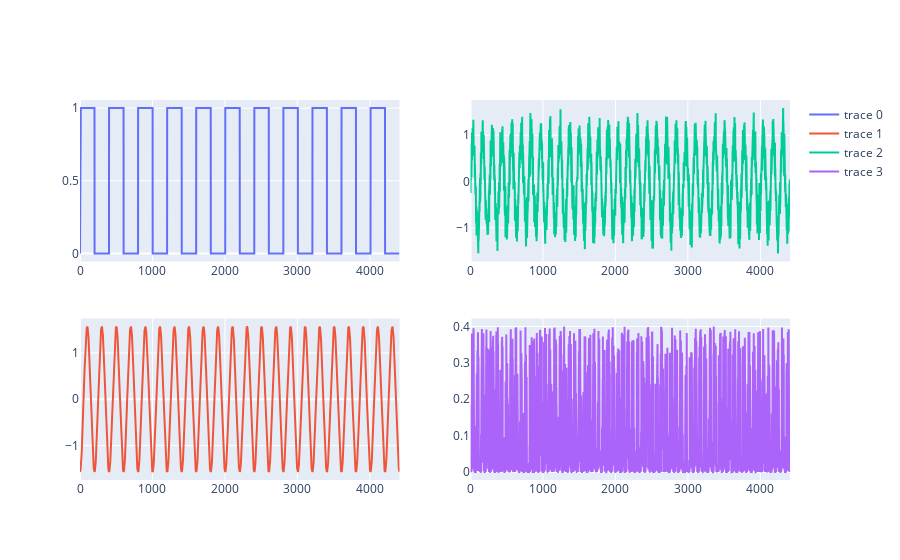

Notebook source saved alongside this figure:
### Markdown cell above
We can see that the `sin` activation has, among its second dimension, the different partials of its sine wave. Let's apply a weird partial wise transformation using the `tb.Lambda` callback, that allows use to use an arbitrary function to a specific activation :

### Code cell
def waveshape(x):
    # square wave
    x[..., 0, :] = (x[..., 0, :] > 0).float()
    # differentiate
    x[..., 1, :] = (x[..., 1, :] - x[..., 1, :].roll(-1, -1)) / 2 * 100
    # add noise
    x[..., 2, :] = x[..., 2, :] + 0.2 * torch.randn_like(x[..., 2, :])
    # ???
    x[..., 3, :] = x[..., 2, :].pow(8) % 0.4
    return x

bended.bend(tb.Lambda(waveshape), "sin")
out = bended.get_activations(r"mul$", r"sin", r"mul_3", r"sum_1", t=t)
# Plotting sin activation
fig = make_subplots(rows=2, cols=2)
for i in range(4): 
    y = fig.add_trace(go.Scatter(y=out['sin'][0, i, :int(0.1 * fs)].numpy()), row=int(i%2)+1, col=int(i//2)+1)
fig.show();

### Figure 1 — Plotly figure (JSON) as saved in the notebook; plotly's stock layout.template omitted (floating-point values rounded to 4 significant figures; data arrays with more than 128 entries replaced by an {"elided": "..."} marker saying what was removed)
{"data": [{"type": "scatter", "xaxis": "x", "y": {"elided": "4410 int values"}, "yaxis": "y"}, {"type": "scatter", "xaxis": "x3", "y": {"elided": "4410 float values"}, "yaxis": "y3"}, {"type": "scatter", "xaxis": "x2", "y": {"elided": "4410 float values"}, "yaxis": "y2"}, {"type": "scatter", "xaxis": "x4", "y": {"elided": "4410 float values"}, "yaxis": "y4"}], "layout": {"xaxis": {"anchor": "y", "domain": [0, 0.45]}, "xaxis2": {"anchor": "y2", "domain": [0.55, 1]}, "xaxis3": {"anchor": "y3", "domain": [0, 0.45]}, "xaxis4": {"anchor": "y4", "domain": [0.55, 1]}, "yaxis": {"anchor": "x", "domain": [0.575, 1]}, "yaxis2": {"anchor": "x2", "domain": [0.575, 1]}, "yaxis3": {"anchor": "x3", "domain": [0, 0.425]}, "yaxis4": {"anchor": "x4", "domain": [0, 0.425]}}}
